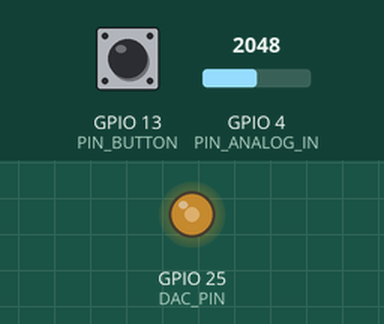
The sketch below on a simulated ESP32. Parts: output pins drawn as LEDs (lit = HIGH). The test bench sets the inputs (shaded band); at power-on: GPIO 13 (PIN_BUTTON) LOW, GPIO 4 (PIN_ANALOG_IN) = 2048. What the sketch prints to the serial monitor is not drawn.

Above: at 1.2 s.
1.3 s: GPIO 13 (PIN_BUTTON) pulled HIGH for 1 s
At 1.82 s:
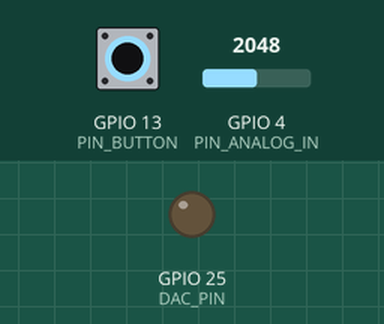
4.3 s: GPIO 4 (PIN_ANALOG_IN) set to 2866
At 5.5 s:
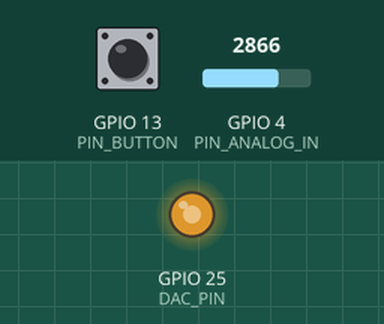
5.8 s: GPIO 4 (PIN_ANALOG_IN) set to 491
At 6.6 s:
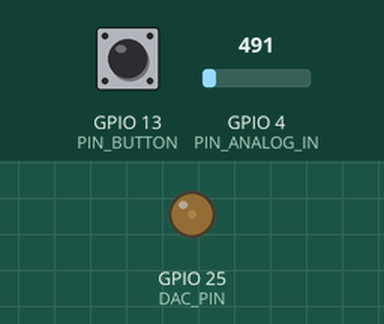
7.3 s: GPIO 4 (PIN_ANALOG_IN) set to 0
At 7.7 s:
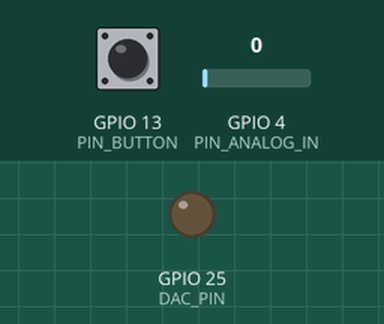
8.8 s: GPIO 4 (PIN_ANALOG_IN) set to 2047
At 10.1 s:
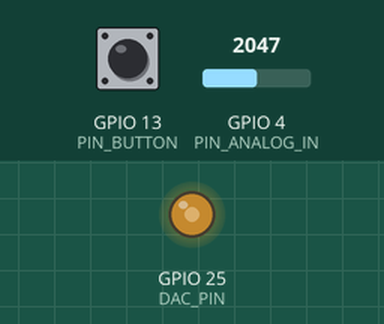
Timing chart, 0 to 11.3 s (numbered marks = the images above; inputs shaded):
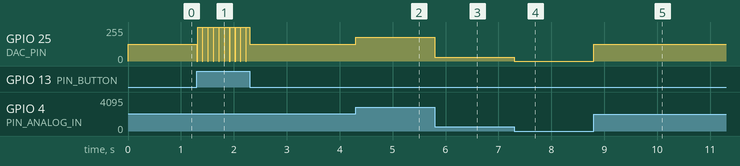

Measured:
- after the input at 1.3 s, GPIO 25 (DAC_PIN): 127/255 → 0/255 at once, then repeats every 0.10 s: 255/255 0.09 s, 0/255 0.01 s, until it stays 127/255 from 2.3 s
- after the input at 4.3 s, GPIO 25 (DAC_PIN): 127/255 → 178/255 at once
- after the input at 5.8 s, GPIO 25 (DAC_PIN): 178/255 → 30/255 at once
- after the input at 7.3 s, GPIO 25 (DAC_PIN): 30/255 → 0/255 at once
- after the input at 8.8 s, GPIO 25 (DAC_PIN): 0/255 → 127/255 at once

The sketch:

fpga_rxtx_memristor.ino
```cpp
// // ESP32 Memristance Plotter Receiver
// // Wiring: FPGA  (TX) -> ESP32  (RX2)
// // Ground -> Ground

// #define RXD2 14
// #define TXD2 13

// void setup() {
//   Serial.begin(115200); // Fast speed for PC (Plotter)
//   Serial2.begin(9600, SERIAL_8N1, RXD2, TXD2); // Match FPGA Baud Rate
// }

// void loop() {
//   // We need at least 5 bytes (Header + 4 Data)
//   if (Serial2.available() >= 5) {

//     // 1. Look for the Header (0xAA)
//     byte b = Serial2.read();
//     if (b != 0xAA) {
//       // If not header, discard and try next byte (re-sync)
//       return;
//     }

//     // 2. Read the next 4 bytes
//     // We wait briefly to ensure buffer has them (UART is slow)
//     while(Serial2.available() < 4);

//     unsigned long byte3 = Serial2.read();
//     unsigned long byte2 = Serial2.read();
//     unsigned long byte1 = Serial2.read();
//     unsigned long byte0 = Serial2.read();

//     // 3. Recombine into a 32-bit Integer
//     // (byte3 << 24) | (byte2 << 16) ...
//     unsigned long memristance = (byte3 << 24) | (byte2 << 16) | (byte1 << 8) | byte0;

//     // 4. Send to Plotter
//     // Arduino Plotter looks for "Variable_Name: Value"
//     Serial.print("Resistance:");
//     Serial.println(memristance >> 16);
//   }
// }

#define RXD2 14
#define TXD2 15
#define PIN_BUTTON 13
#define DAC_PIN 25
#define PIN_ANALOG_IN  4
#define PIN_PWM   33
#define CHN       3
#define FRQ       10
#define PWM_BIT   8

int dacVal = 0;
int step = 255;
bool increasing = true;
unsigned long prevtime = 0;
float Dc = 0;
float Tp = 100;
int del = 1;
int count = 0;
int c = 0;
float memristance = 0;

void setup() {
  Serial.begin(115200);
  Serial2.begin(9600, SERIAL_8N1, RXD2, TXD2);
  pinMode(PIN_BUTTON, INPUT);
  // ledcSetup(CHN, FRQ, PWM_BIT);
  // ledcAttachPin(PIN_PWM, CHN);
}

void loop() {
  // ledcWrite(CHN, 10);

  int adcVal = analogRead(PIN_ANALOG_IN);
  // Dc = ((float)adcVal/4096)*Tp;
  // Tp = ((float)adcVal/4096)*100;
  // Tp = map(adcVal, 0, 4095, 10, 1000);

  if (digitalRead(PIN_BUTTON) ==HIGH) {
    if (memristance > 19800){c=0;}
    if (memristance < 5200){c=1;}
    if (c==1)Dc = Tp*0.9;
    if (c==0)Dc = Tp*0.1;
    if (increasing) {
      if(dacVal<255) dacVal += step;
      if (dacVal >= 255) dacVal = 255;
      if (dacVal >= 255 && (millis() - prevtime) > Dc ){ increasing = false; prevtime = millis(); count++;}
    }
    else {
      if(dacVal>0) dacVal -= step;
      if(dacVal<=0) dacVal = 0;
      if (dacVal <= 0 && (millis() - prevtime) > (Tp-Dc)){ increasing = true; prevtime = millis();}
    }
  }
  else {
    count=0;
    dacVal = map(adcVal, 0, 4095, 0, 255);
    Serial.println(dacVal);
  }

  // Serial.println(dacVal);
  dacWrite(DAC_PIN, dacVal);
  float currentVoltage = (dacVal / 255.0) * 3.3;

  if (Serial2.available() >= 5) {
    if (Serial2.read() == 0xAA) { // Header
      // Wait for the 4 data bytes
      while(Serial2.available() < 4);

      uint32_t b3 = Serial2.read();
      uint32_t b2 = Serial2.read();
      uint32_t b1 = Serial2.read();
      uint32_t b0 = Serial2.read();

      uint32_t rawM = (b3 << 24) | (b2 << 16) | (b1 << 8) | b0;
      memristance = rawM / 65536.0;

      // Serial.print("Voltage_V:");
      // Serial.print("/*");
      Serial.print(currentVoltage);
      Serial.print(",");
      // Serial.print("Memristance_Ohms:");
      Serial.print(memristance);
      Serial.print(",");
      // Serial.println(Tp);
      Serial.println(count);
      // Serial.println("*/");
    }
  }

  // Small delay to control wave frequency
  delay(del);
}
```
